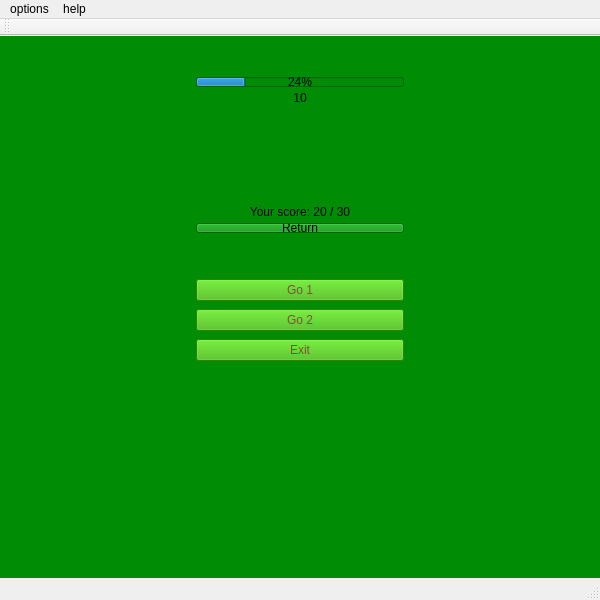
<?xml version="1.0" encoding="UTF-8"?>
<ui version="4.0">
 <class>qtclickerClass</class>
 <widget class="QMainWindow" name="qtclickerClass">
  <property name="geometry">
   <rect>
    <x>0</x>
    <y>0</y>
    <width>600</width>
    <height>600</height>
   </rect>
  </property>
  <property name="windowTitle">
   <string>qtclicker</string>
  </property>
  <widget class="QWidget" name="centralWidget">
   <property name="styleSheet">
    <string notr="true">background-color: rgb(0, 141, 5);</string>
   </property>
   <widget class="QFrame" name="frameButtons">
    <property name="geometry">
     <rect>
      <x>185</x>
      <y>230</y>
      <width>230</width>
      <height>111</height>
     </rect>
    </property>
    <property name="layoutDirection">
     <enum>Qt::LayoutDirection::LeftToRight</enum>
    </property>
    <property name="styleSheet">
     <string notr="true"/>
    </property>
    <layout class="QVBoxLayout" name="verticalLayout">
     <property name="sizeConstraint">
      <enum>QLayout::SizeConstraint::SetDefaultConstraint</enum>
     </property>
     <item>
      <widget class="QPushButton" name="buttonGo1">
       <property name="styleSheet">
        <string notr="true">background-color: rgb(60, 182, 4);
color: rgb(122, 84, 53);</string>
       </property>
       <property name="text">
        <string>Go 1</string>
       </property>
      </widget>
     </item>
     <item>
      <widget class="QPushButton" name="buttonGo2">
       <property name="styleSheet">
        <string notr="true">background-color: rgb(60, 182, 4);
color: rgb(122, 84, 53);</string>
       </property>
       <property name="text">
        <string>Go 2</string>
       </property>
      </widget>
     </item>
     <item>
      <widget class="QPushButton" name="buttonExit">
       <property name="styleSheet">
        <string notr="true">background-color: rgb(60, 182, 4);
color: rgb(122, 84, 53);</string>
       </property>
       <property name="text">
        <string>Exit</string>
       </property>
      </widget>
     </item>
    </layout>
   </widget>
   <widget class="QFrame" name="frameScore">
    <property name="geometry">
     <rect>
      <x>185</x>
      <y>30</y>
      <width>230</width>
      <height>48</height>
     </rect>
    </property>
    <property name="layoutDirection">
     <enum>Qt::LayoutDirection::LeftToRight</enum>
    </property>
    <layout class="QVBoxLayout" name="layoutScore">
     <item>
      <widget class="QProgressBar" name="progressBarTime">
       <property name="value">
        <number>24</number>
       </property>
      </widget>
     </item>
     <item>
      <widget class="QLabel" name="labelScore">
       <property name="text">
        <string>10</string>
       </property>
       <property name="alignment">
        <set>Qt::AlignmentFlag::AlignCenter</set>
       </property>
      </widget>
     </item>
    </layout>
   </widget>
   <widget class="QFrame" name="frameReturn">
    <property name="geometry">
     <rect>
      <x>185</x>
      <y>160</y>
      <width>230</width>
      <height>48</height>
     </rect>
    </property>
    <layout class="QVBoxLayout" name="verticalLayout_2">
     <item>
      <widget class="QLabel" name="labelLastScore">
       <property name="text">
        <string>Your score: 20 / 30</string>
       </property>
       <property name="alignment">
        <set>Qt::AlignmentFlag::AlignCenter</set>
       </property>
      </widget>
     </item>
     <item>
      <widget class="QPushButton" name="buttonReturn">
       <property name="text">
        <string>Return</string>
       </property>
      </widget>
     </item>
    </layout>
   </widget>
  </widget>
  <widget class="QMenuBar" name="menuBar">
   <property name="geometry">
    <rect>
     <x>0</x>
     <y>0</y>
     <width>600</width>
     <height>21</height>
    </rect>
   </property>
   <widget class="QMenu" name="menuhelp">
    <property name="title">
     <string>help</string>
    </property>
   </widget>
   <widget class="QMenu" name="menuoptions">
    <property name="title">
     <string>options</string>
    </property>
   </widget>
   <addaction name="menuoptions"/>
   <addaction name="menuhelp"/>
  </widget>
  <widget class="QToolBar" name="mainToolBar">
   <attribute name="toolBarArea">
    <enum>TopToolBarArea</enum>
   </attribute>
   <attribute name="toolBarBreak">
    <bool>false</bool>
   </attribute>
  </widget>
  <widget class="QStatusBar" name="statusBar"/>
 </widget>
 <layoutdefault spacing="6" margin="11"/>
 <resources/>
 <connections/>
</ui>
